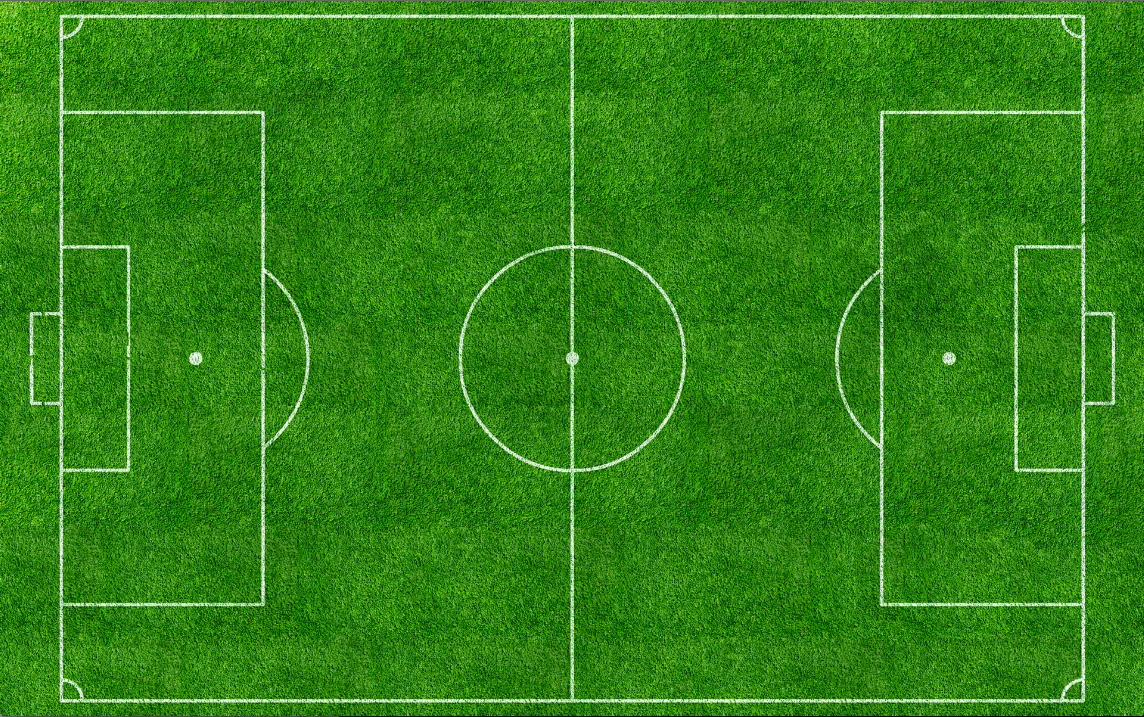
#> input picture src/sentio/source/background.png, 1144 x 717 px, found by its file name
$ python getBestShootLoc.py   (Python 2 division)
#> lines starting #> are read from the running program, lines starting #| are printed output that depends on the picture
__author__ = 'aliuzun'
import math
from src.sentio.Parameters import *
from src.sentio.gui.RiskRange import RiskRange
from src.sentio.object.PlayerBase import PlayerBase
from src.sentio.pass_evaluate.Pass import *
import matplotlib.pyplot as plt
average_distance_per_frame=1

# [41 lines of commented-out code are left out]

def drawFigure(p1,player_list,Gxy,ln=30):

#> called with p1 = (60, 55), Gxy = (100, 35), ln = 30
    goal_keeper_x,goal_keeper_y=Gxy
    # [5 lines of commented-out code are left out]

    scat_xr,scat_yr=[],[]
    s1x,s1y=[],[]
    hm= plt.figure(figsize=(15,9))

    plt.scatter(Gxy[0],Gxy[1],c="b")

    for i in range(1,ln+1):

        bp,ot=getFutureCoordinates(p1,player_list,Gxy,i)
        s1x.append(bp[0])
        s1y.append(bp[1])
        for x,y in ot:
            scat_xr.append(x)
            scat_yr.append(y)

    plt.scatter(scat_xr,scat_yr,s=30,c='red',label = "Unsuccessful Pass")
    plt.scatter(s1x,s1y,s=30,c='blue',label = "ball owner")
    im2=plt.imread('/Users/aliuzun/PycharmProjects/futbol-data-analysis/src/sentio/Sklearn/srcc/background.png',0)
#> im2 is the input picture: shape (717, 1144, 3) float32; mean R, G, B 0.195, 0.511, 0.0741

    hm = plt.imshow(im2, extent=[-2.0, 107.0, 72.0, 0.0], aspect="auto")

    plt.show()
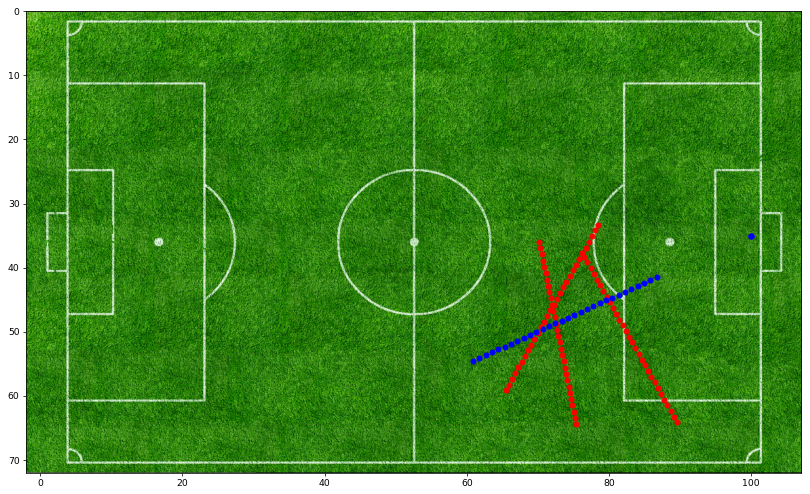
#> figure drawn by matplotlib, 1 panel


# [60 lines of commented-out code are left out]

def getPointLocation(p1,p2,Gxy):
    x3,y3=Gxy
    x1,y1=p1
    x2,y2=p2

    m=(y3-y1)/(x3-x1) #slope
    a=y1-m*x1 # constant
    tmp_val=m*x2+a

    if y2 > tmp_val:   return -1
    elif y2 < tmp_val: return 1
    else:              return 0


def getFutureCoordinates(p1,p2s,Gxy,t):
    x1, y1 = p1
    x3, y3 = Gxy

    Q1 = math.degrees(math.atan((y3-y1)/(x3-x1))) # Q1 is the angle of p1 - goalkeeper line

    if x1 > x3:
        x1_p,y1_p  = x1 - t*(average_distance_per_frame)*round(math.cos(math.radians(Q1)),2) ,\
                   y1 - t*(average_distance_per_frame)*round(math.sin(math.radians(Q1)),2)
    else:
        x1_p,y1_p  = x1 + t*(average_distance_per_frame)*round(math.cos(math.radians(Q1)),2) ,\
                       y1 + t*(average_distance_per_frame)*round(math.sin(math.radians(Q1)),2)

    ## set the new coordinates
    # p1.set_position((x1_p,y1_p))

    cords=[]
    for p2 in p2s:
        wherePoint=getPointLocation(p1,p2,Gxy)
        x2, y2 = p2
        try:
            angle1 = math.degrees(math.atan((y2-y1)/(x2-x1))) # the angle of p1-p2 line
        except:
            ZeroDivisionError
            angle1=90.0
        alpha_p1 = math.fabs(Q1-angle1) # the angle with p1's direction and p1-p2 line

        if wherePoint == 1: # above the line
            if x1 > x3:
                Q2 = Q1 + 2*alpha_p1
                x2_p,y2_p  = x2 + t*(average_distance_per_frame)*round(math.cos(math.radians(Q2)),2) ,\
                           y2 + t*(average_distance_per_frame)*round(math.sin(math.radians(Q2)),2)
            else:
                Q2 = -Q1 + 2*alpha_p1
                x2_p,y2_p  = x2 - t*(average_distance_per_frame)*round(math.cos(math.radians(-Q2)),2) ,\
                           y2 - t*(average_distance_per_frame)*round(math.sin(math.radians(-Q2)),2)

        elif wherePoint == -1: # below the line
            if x1 > x3:
                Q2 = Q1 + (180.0 - 2*alpha_p1 )
                x2_p,y2_p  = x2 - t*(average_distance_per_frame)*round(math.cos(math.radians(Q2)),2) ,\
                           y2 - t*(average_distance_per_frame)*round(math.sin(math.radians(Q2)),2)
            else:
                Q2 = Q1 + 2*alpha_p1
                x2_p,y2_p  = x2 - t*(average_distance_per_frame)*round(math.cos(math.radians(Q2)),2) ,\
                           y2 - t*(average_distance_per_frame)*round(math.sin(math.radians(Q2)),2)
        else:
            if x1 > x3:
                #Q2==Q1
                x2_p,y2_p  = x2 - t*(average_distance_per_frame)*round(math.cos(math.radians(Q1)),2) ,\
                           y2 - t*(average_distance_per_frame)*round(math.sin(math.radians(Q1)),2)
            else:
                #Q2==Q1
                x2_p,y2_p  = x2 + t*(average_distance_per_frame)*round(math.cos(math.radians(Q1)),2) ,\
                           y2 + t*(average_distance_per_frame)*round(math.sin(math.radians(Q1)),2)

        cords.append((x2_p,y2_p))

    return ([x1_p,y1_p],cords)
       ## set the new coordinates
        # p2.set_position((x2_p,y2_p))


print drawFigure((60.0,55.0),[(70.0,35.0),(90.0,65.0),(65.0,60.0)],(100.0,35.0))
